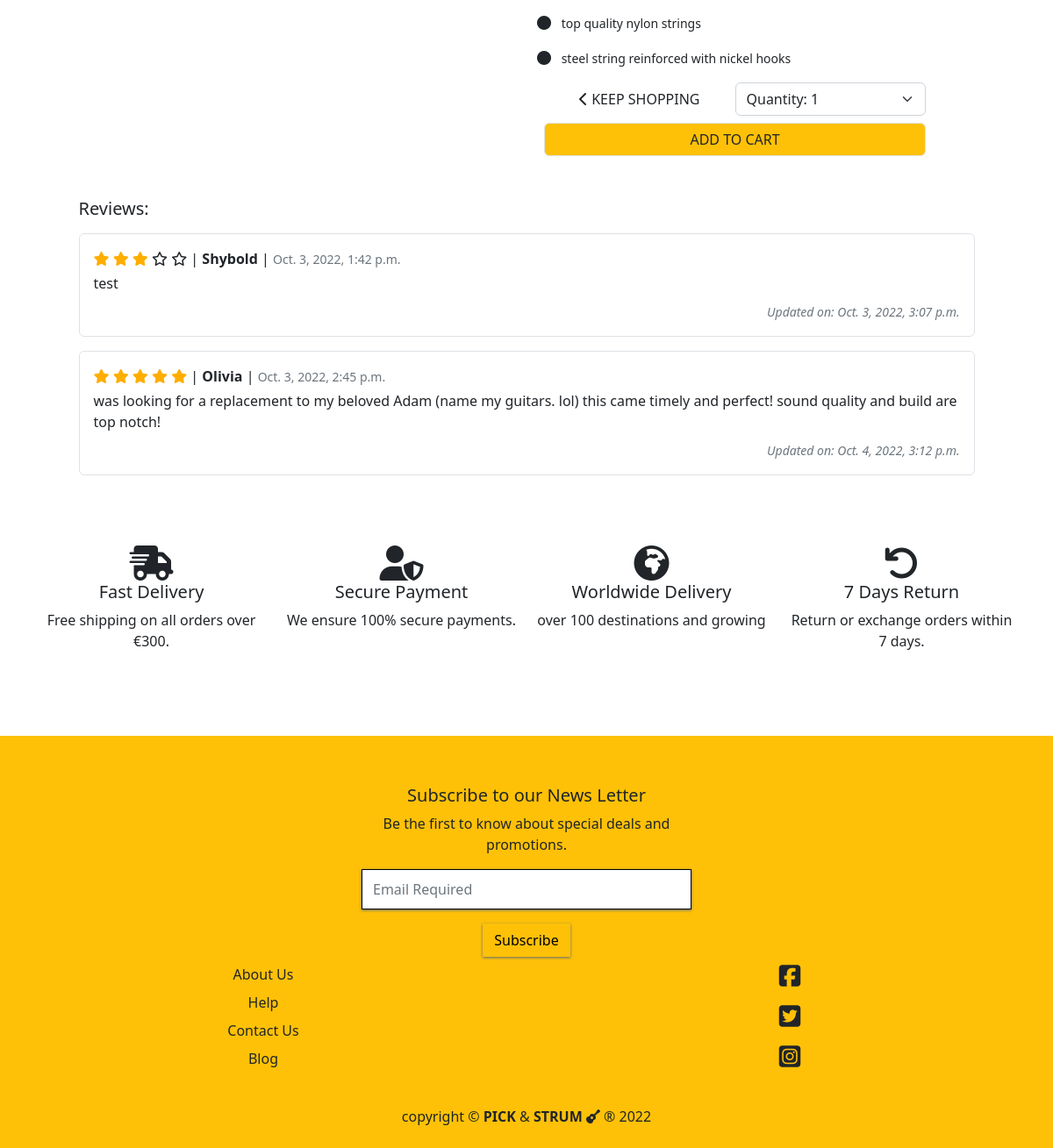
The page /products/2/ (lower part) on the database as committed earlier.
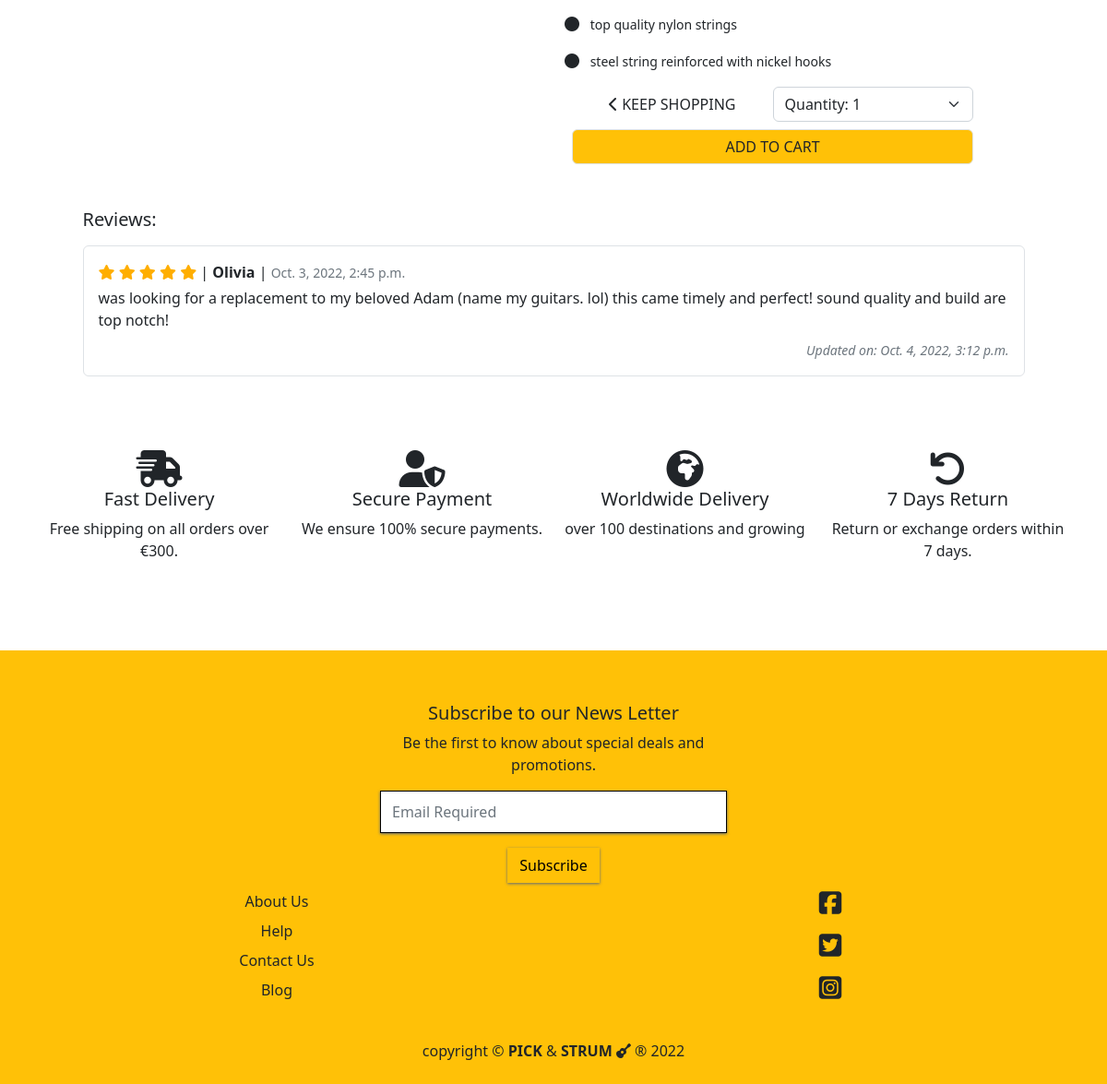
The same page on the database as committed later.
### products/models.py (models this page shows, shortened)
class ProductFeature(models.Model):
    title = models.TextField(max_length=80, null=True, blank=True)
    def __str__(self):
        return self.title

class Review(models.Model):
    product = models.ForeignKey(Product, on_delete=models.CASCADE, related_name="reviews")
    name = models.ForeignKey(User, on_delete=models.CASCADE)
    body = models.TextField(max_length=254)
    rate = models.IntegerField(choices=RATES)
    updated_on = updated_on = models.DateTimeField(auto_now=True)
    created_on = models.DateTimeField(auto_now_add=True)
    class Meta:
        ordering = ['created_on']

### products/views.py (the view)
# urls.py: path('<int:product_id>/', views.product_detail_view, name='product_detail'),
def product_detail_view(request, product_id):
    product = get_object_or_404(Product, pk=product_id)
    reviews = product.reviews.all().order_by('created_on')
    features = product.features.all()
    context = {
        'product': product,
        'reviews': reviews,
        'features': features,
    }
    return render(request, 'products/product_detail.html', context)

### cart/contexts.py (called while the page is built, shortened)
def cart_contents(request):
    cart_items = []
    total = 0
    product_count = 0
    cart = request.session.get('cart', {})
    if total < settings.FREE_DELIVERY_THRESHOLD:
        delivery = total * Decimal(settings.STANDARD_DELIVERY_PERCENTAGE / 100)
        free_delivery_delta = settings.FREE_DELIVERY_THRESHOLD - total
    else:
        delivery = 0
        free_delivery_delta = 0
    grand_total = delivery + total
    context = {
        'cart_items': cart_items,
        'total': total,
        'product_count': product_count,
        'delivery': delivery,
        'free_delivery_delta': free_delivery_delta,
        'free_delivery_threshold': settings.FREE_DELIVERY_THRESHOLD,
        'grand_total': grand_total,
    }
    return context

### products/templates/products/product_detail.html (shortened to what this page needs)
{% extends "base.html" %}
{% load static %}
{% block content %}
<div class="container">
    <div class="row">
        <div class="col-12 col-md-5 col-lg-4 offset-lg-2">
        </div>
        <div class="col-12 col-md-7 col-lg-5">
            <div class="mb-5 mt-md-5">
                {% for feature in features %}
                <p><small><i class="fas fa-circle me-2 fs-6"></i> {{ feature }}</small></p>
                {% endfor %}
                <form class="form" action="{% url 'add_to_cart' product.id %}" method="POST">
                    <div class="row mx-2">
                        <a href="{% url 'products' %}" class="btn w-50">
                            <span class="icon">
                                <i class="fas fa-chevron-left"></i>
                            </span>
                            <span class="text-uppercase">Keep Shopping</span>
                        </a>
                        <select class="form-select w-50" name="quantity" data-item_id="{{ product.id }}"
                            id="id_qty_{{ product.id }}">
                            <option value="1">Quantity: 1</option>
                        </select>
                    </div>
                    <div class="row mt-2 mx-2">
                        <button class="btn border bg-warning" type="submit">ADD TO CART</button>
                    </div>
                </form>
            </div>
        </div>
    </div>
    {% if reviews %}
    <div class="row">
        <div class="col-11 m-auto">
            <h5 class="yoo">Reviews:</h5>
            {% for review in reviews %}
            <div class="border rounded-2 p-3 mt-3">
            {% if review.rate == 5 %}
            <i class="fas fa-star yellow"></i>
            <i class="fas fa-star yellow"></i>
            <i class="fas fa-star yellow"></i>
            <i class="fas fa-star yellow"></i>
            <i class="fas fa-star yellow"></i>
            {% elif review.rate == 4 %}
            <i class="fas fa-star yellow"></i>
            <i class="fas fa-star yellow"></i>
            <i class="fas fa-star yellow"></i>
            <i class="fas fa-star yellow"></i>
            <i class="far fa-star"></i>
            {% elif review.rate == 3 %}
            <i class="fas fa-star yellow"></i>
            <i class="fas fa-star yellow"></i>
            <i class="fas fa-star yellow"></i>
            <i class="far fa-star"></i>
            <i class="far fa-star"></i>
            {% elif review.rate == 2 %}
            <i class="fas fa-star yellow"></i>
            <i class="fas fa-star yellow"></i>
            <i class="far fa-star"></i>
            <i class="far fa-star"></i>
            <i class="far fa-star"></i>
            {% else %}
            <i class="fas fa-star yellow"></i>
            <i class="far fa-star"></i>
            <i class="far fa-star"></i>
            <i class="far fa-star"></i>
            <i class="far fa-star"></i>
            {% endif %} | <span><strong>{{review.name}} </strong>|</span> <br class="d-block d-sm-none"> <span><small class="text-muted">{{ review.created_on }}</small></span>
                <div class="card-body mt-1">
                    {{ review.body }}
                </div>
                {% if review.updated_on %}
                    <p class="text-end pt-2 m-0"><i><small class="text-muted">Updated on: {{ review.updated_on }}</small></i></p>
                {% endif %}
            </div>
            {% endfor %}
        </div>
    </div>
    {% endif %}
</div>
{% include 'includes/trust-stm.html' %}
{% endblock %}

Rows that differ between the two databases and show on the page:
removed Review: rate 3 (drawn), name "Shybold", created_on "Oct. 3, 2022, 1:42 p.m.", body "test", updated_on "Oct. 3, 2022, 3:07 p.m."
